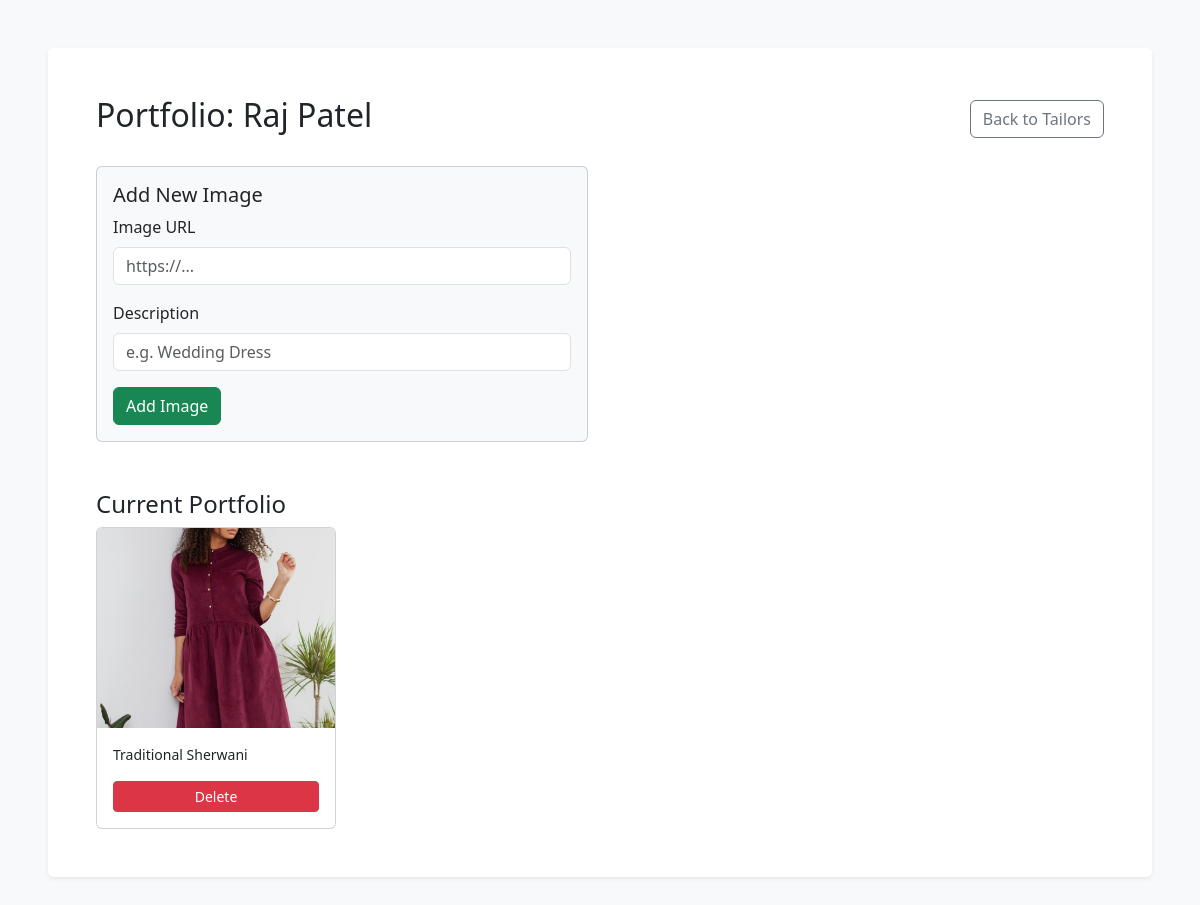
Screenshot of /admin/manage_portfolio.php?id=3 (signed in) with the database file from the repository.
### tables this page shows
CREATE TABLE IF NOT EXISTS tailors (
    id INT AUTO_INCREMENT PRIMARY KEY,
    name VARCHAR(100) NOT NULL,
    username VARCHAR(50) UNIQUE,
    tagline VARCHAR(255),
    description TEXT,
    location VARCHAR(100),
    address TEXT,
    skills TEXT,
    instagram_link VARCHAR(255),
    profile_image VARCHAR(255),
    phone VARCHAR(20),
    email VARCHAR(100),
    password VARCHAR(255),
    password_reset_required TINYINT(1) NOT NULL DEFAULT 0,
    is_active TINYINT(1) NOT NULL DEFAULT 1,
    profile_completed TINYINT(1) NOT NULL DEFAULT 0,
    price_range_min DECIMAL(10,2),
    price_range_max DECIMAL(10,2),
    experience_years INT DEFAULT 0,
    created_at TIMESTAMP DEFAULT CURRENT_TIMESTAMP
);

CREATE TABLE IF NOT EXISTS portfolio_images (
    id INT AUTO_INCREMENT PRIMARY KEY,
    tailor_id INT,
    image_url VARCHAR(255) NOT NULL,
    description VARCHAR(255),
    FOREIGN KEY (tailor_id) REFERENCES tailors(id) ON DELETE CASCADE
);

### admin/manage_portfolio.php (the view, shortened to what this page needs)
<?php
require_once '../includes/db_connect.php';
$tailor_id = isset($_GET['id']) ? (int)$_GET['id'] : 0;
$stmt = $pdo->prepare("SELECT name FROM tailors WHERE id = ?");
$stmt->execute([$tailor_id]);
$tailor = $stmt->fetch(PDO::FETCH_ASSOC);
$stmt = $pdo->prepare("SELECT * FROM portfolio_images WHERE tailor_id = ?");
$stmt->execute([$tailor_id]);
$images = $stmt->fetchAll(PDO::FETCH_ASSOC);
?>
<!DOCTYPE html>
<html lang="en">
<head>
    <link href="https://cdn.jsdelivr.net/npm/bootstrap@5.3.0/dist/css/bootstrap.min.css" rel="stylesheet">
</head>
<body class="bg-light p-5">
    <div class="container bg-white p-5 rounded shadow-sm">
        <div class="d-flex justify-content-between align-items-center mb-4">
            <h2>Portfolio: <?= htmlspecialchars($tailor['name']) ?></h2>
            <a href="index.php" class="btn btn-outline-secondary">Back to Tailors</a>
        </div>
        <div class="row mb-5">
            <div class="col-md-6">
                <div class="card p-3 bg-light">
                    <h5>Add New Image</h5>
                    <form method="POST">
                        <div class="mb-3">
                            <label class="form-label">Image URL</label>
                            <input type="url" name="image_url" class="form-control" placeholder="https://..." required>
                        </div>
                        <div class="mb-3">
                            <label class="form-label">Description</label>
                            <input type="text" name="description" class="form-control" placeholder="e.g. Wedding Dress">
                        </div>
                        <button type="submit" class="btn btn-success">Add Image</button>
                    </form>
                </div>
            </div>
        </div>
        <h4>Current Portfolio</h4>
        <div class="row g-3">
            <?php foreach ($images as $img): ?>
            <div class="col-md-3">
                <div class="card h-100">
                    <img src="<?= htmlspecialchars($img['image_url']) ?>" class="card-img-top" style="height: 200px; object-fit: cover;">
                    <div class="card-body">
                        <p class="card-text small"><?= htmlspecialchars($img['description']) ?></p>
                        <a href="?id=<?= $tailor_id ?>&delete=<?= $img['id'] ?>" class="btn btn-sm btn-danger w-100" onclick="return confirm('Delete image?')">Delete</a>
                    </div>
                </div>
            </div>
            <?php endforeach; ?>
        </div>
    </div>
</body>
</html>

### rows the page displays
tailors: name "Raj Patel"
portfolio_images: image_url (picture), description "Traditional Sherwani"
